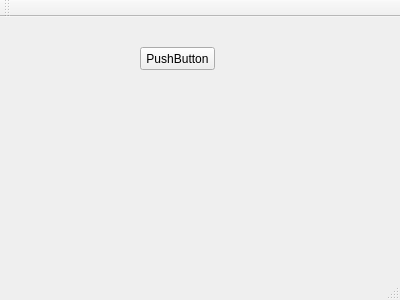
<?xml version="1.0" encoding="UTF-8"?>
<ui version="4.0">
 <class>MainWindow</class>
 <widget class="QMainWindow" name="MainWindow">
  <property name="geometry">
   <rect>
    <x>0</x>
    <y>0</y>
    <width>400</width>
    <height>300</height>
   </rect>
  </property>
  <property name="windowTitle">
   <string>MainWindow</string>
  </property>
  <widget class="QWidget" name="centralWidget">
   <widget class="QPushButton" name="pushButton">
    <property name="geometry">
     <rect>
      <x>140</x>
      <y>30</y>
      <width>75</width>
      <height>23</height>
     </rect>
    </property>
    <property name="text">
     <string>PushButton</string>
    </property>
   </widget>
  </widget>
  <widget class="QMenuBar" name="menuBar">
   <property name="geometry">
    <rect>
     <x>0</x>
     <y>0</y>
     <width>400</width>
     <height>21</height>
    </rect>
   </property>
  </widget>
  <widget class="QToolBar" name="mainToolBar">
   <attribute name="toolBarArea">
    <enum>TopToolBarArea</enum>
   </attribute>
   <attribute name="toolBarBreak">
    <bool>false</bool>
   </attribute>
  </widget>
  <widget class="QStatusBar" name="statusBar"/>
 </widget>
 <layoutdefault spacing="6" margin="11"/>
 <resources/>
 <connections>
  <connection>
   <sender>pushButton</sender>
   <signal>clicked()</signal>
   <receiver>MainWindow</receiver>
   <slot>close()</slot>
   <hints>
    <hint type="sourcelabel">
     <x>182</x>
     <y>80</y>
    </hint>
    <hint type="destinationlabel">
     <x>136</x>
     <y>161</y>
    </hint>
   </hints>
  </connection>
 </connections>
</ui>
